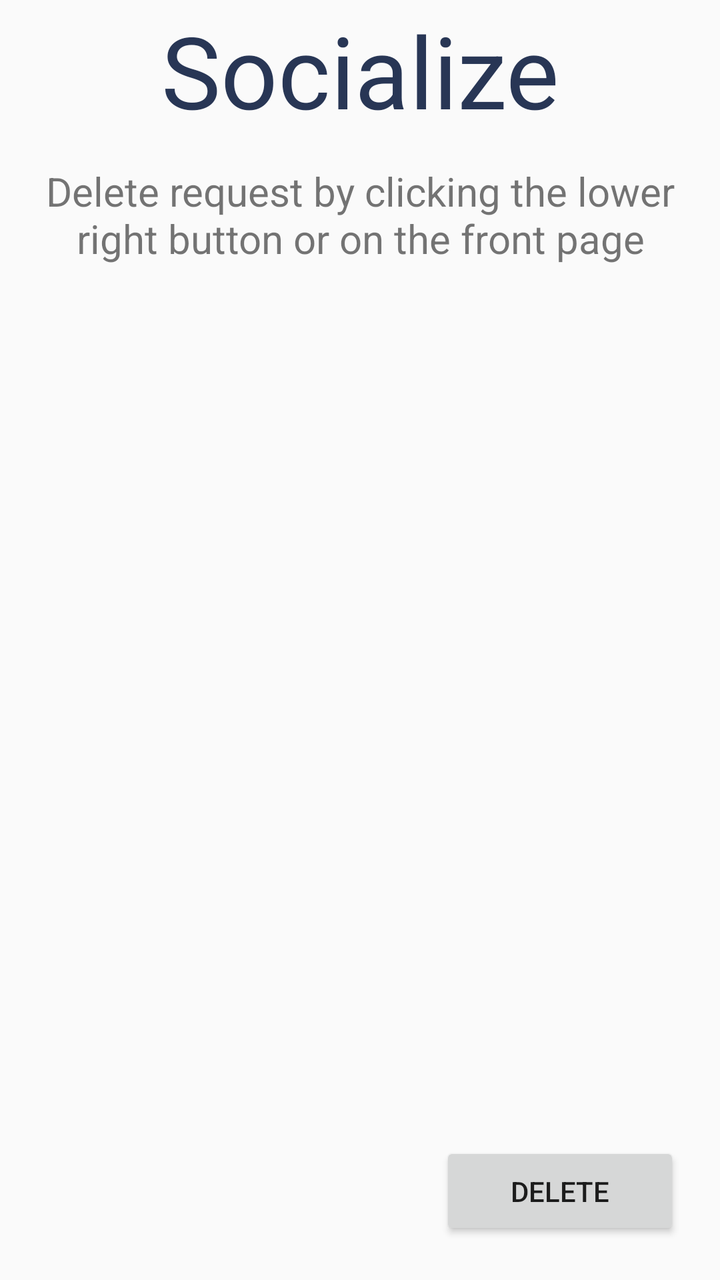
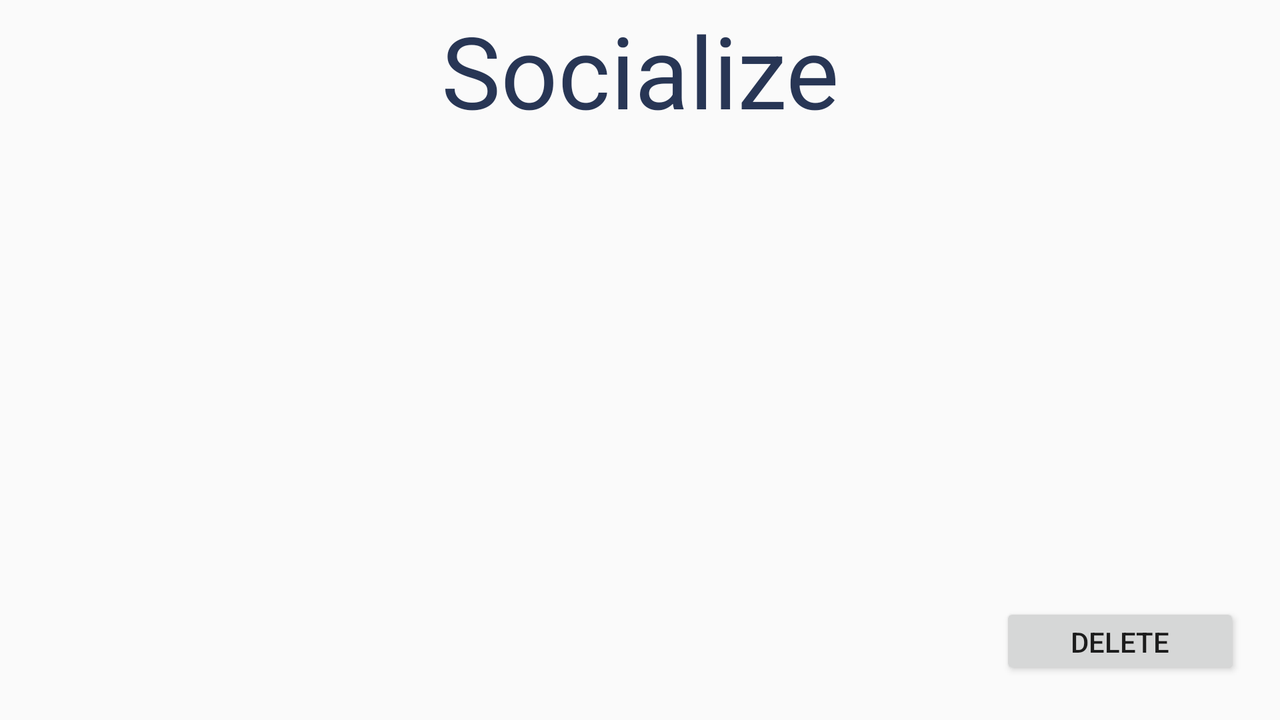

An Android layout and its configuration variant, each rendered on a device that would load it. The default file and the variant file are quoted in full after the pictures.
<!-- AndroidManifest.xml: application theme AppTheme -->
<!-- res/layout/activity_socialize_list.xml -->
<?xml version="1.0" encoding="utf-8"?>
<LinearLayout xmlns:android="http://schemas.android.com/apk/res/android"
    xmlns:tools="http://schemas.android.com/tools"
    android:layout_width="match_parent"
    android:layout_height="match_parent"
    android:orientation="vertical">

    <TextView
        android:layout_width="match_parent"
        android:layout_height="70dp"
        android:gravity="center"
        android:text="@string/socialize"
        android:textColor="@color/darkBlue"
        android:textSize="50sp" />

    <TextView
        android:layout_width="match_parent"
        android:layout_height="75dp"
        android:gravity="center"
        android:text="@string/requestInfo"
        android:textSize="20sp" />

    <ListView
        android:id="@+id/socializeList"
        android:layout_width="match_parent"
        android:layout_height="0dp"
        android:layout_weight="0.7" />

    <Button
        android:layout_width="120dp"
        android:layout_height="0dp"
        android:layout_gravity="end"
        android:layout_marginEnd="20dp"
        android:layout_marginRight="20dp"
        android:layout_marginBottom="20dp"
        android:layout_weight="0.08"
        android:onClick="delete"
        android:text="@string/delete" />
</LinearLayout>
<!-- resources referenced by this layout -->
<resources>
  <color name="darkBlue">#283655</color>
  <string name="delete">Delete</string>
  <string name="requestInfo">Delete request by clicking the lower right button or on the front page</string>
  <string name="socialize">Socialize</string>
  <style name="AppTheme" parent="Theme.AppCompat.Light.DarkActionBar">
          <item name="colorPrimary">@color/blue</item>
          <item name="colorPrimaryDark">@color/darkBlue</item>
          <item name="colorAccent">@color/black</item>
      </style>
  <color name="blue">#4d648d </color>
  <color name="black">#1e1f26 </color>
</resources>
<!-- res/layout-land/activity_socialize_list.xml (the author's variant of the layout above) -->
<!-- drawn on the phone turned sideways -->
<?xml version="1.0" encoding="utf-8"?>
<LinearLayout xmlns:android="http://schemas.android.com/apk/res/android"
    xmlns:tools="http://schemas.android.com/tools"
    android:layout_width="match_parent"
    android:layout_height="match_parent"
    android:orientation="vertical">

    <TextView
        android:layout_width="match_parent"
        android:layout_height="70dp"
        android:gravity="center"
        android:text="@string/socialize"
        android:textColor="@color/darkBlue"
        android:textSize="50sp" />

    <ListView
        android:id="@+id/socializeList"
        android:layout_width="match_parent"
        android:layout_height="0dp"
        android:layout_weight="0.6" />

    <Button
        android:layout_width="120dp"
        android:layout_height="0dp"
        android:layout_gravity="end"
        android:layout_marginEnd="20dp"
        android:layout_marginRight="20dp"
        android:layout_marginBottom="20dp"
        android:layout_weight="0.1"
        android:onClick="delete"
        android:text="@string/delete" />
</LinearLayout>
<!-- resources referenced by the variant -->
<!-- as the phone turned sideways resolves them -->
<resources>
  <color name="darkBlue">#283655</color>
  <string name="delete">Delete</string>
  <string name="socialize">Socialize</string>
  <style name="AppTheme" parent="Theme.AppCompat.Light.DarkActionBar">
          <item name="colorPrimary">@color/blue</item>
          <item name="colorPrimaryDark">@color/darkBlue</item>
          <item name="colorAccent">@color/black</item>
      </style>
  <color name="blue">#4d648d </color>
  <color name="black">#1e1f26 </color>
</resources>
